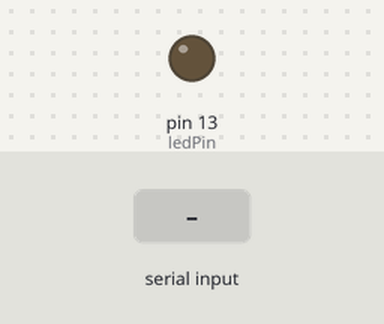
Bench run of a sketch on a simulated Arduino Uno, built with avr-gcc and run on an emulated ATmega328P. Parts: output pins drawn as LEDs (lit = HIGH). Inputs (shaded band) come from the test bench. What the sketch prints to the serial monitor is not drawn.

Above: at 1.2 s.
1.3 s: "1" received over the second serial link
At 1.6 s:
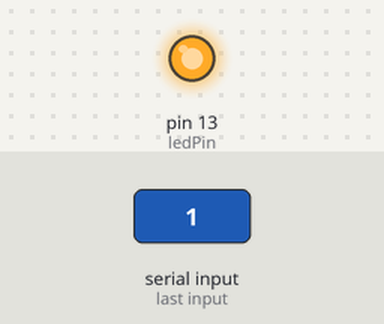
2.8 s: "0" received over the second serial link
At 4.0 s:
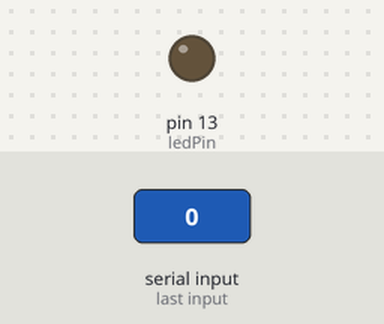
Timing chart, 0 to 5.8 s (numbered marks = the images above; inputs shaded):
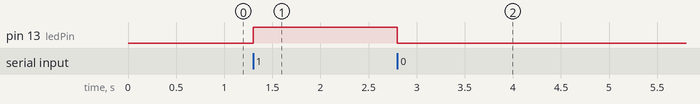

The sketch:

mobile_application.ino
```cpp
#include <SoftwareSerial.h>

// HC-05 Bluetooth on pins 2, 3
SoftwareSerial bluetooth(2, 3); // RX, TX

const int ledPin = 13;
char command;

void setup() {
  Serial.begin(9600);
  bluetooth.begin(9600);

  pinMode(ledPin, OUTPUT);
  digitalWrite(ledPin, LOW);

  Serial.println("LED Control Ready");
}

void loop() {
  if (bluetooth.available()) {
    command = bluetooth.read();

    if (command == '1') {
      digitalWrite(ledPin, HIGH);
      bluetooth.println("LED ON");
    }
    else if (command == '0') {
      digitalWrite(ledPin, LOW);
      bluetooth.println("LED OFF");
    }
  }
}
```

Measured:
- after the input at 1.3 s, pin 13 (ledPin): LOW → HIGH at once
- after the input at 2.8 s, pin 13 (ledPin): HIGH → LOW at once
